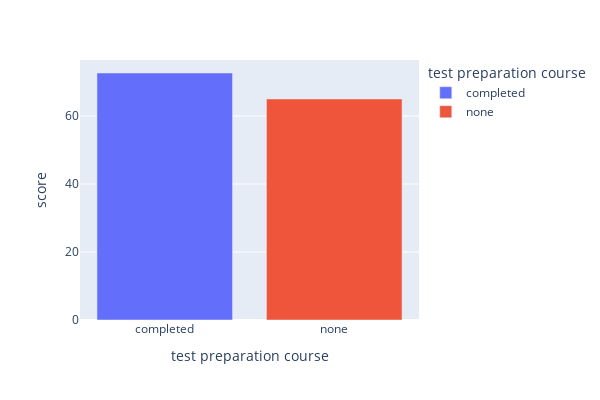

Notebook code for this chart:
### Code cell
#Gráfico na diferença de score baseado se houve uma preparação para a prova
fig3= px.bar(medianotasprep, x='test preparation course', y='score', color='test preparation course')
fig3.update_layout(width=600, height=400)
fig3.show()

### Figure 1 — Plotly figure (JSON) as saved in the notebook; plotly's stock layout.template omitted (floating-point values rounded to 4 significant figures)
{"data": [{"alignmentgroup": "True", "hovertemplate": "test preparation course=%{x}<br>score=%{y}<extra></extra>", "legendgroup": "completed", "marker": {"color": "#636efa", "pattern": {"shape": ""}}, "name": "completed", "offsetgroup": "completed", "orientation": "v", "showlegend": true, "textposition": "auto", "type": "bar", "x": ["completed"], "xaxis": "x", "y": [72.67], "yaxis": "y"}, {"alignmentgroup": "True", "hovertemplate": "test preparation course=%{x}<br>score=%{y}<extra></extra>", "legendgroup": "none", "marker": {"color": "#EF553B", "pattern": {"shape": ""}}, "name": "none", "offsetgroup": "none", "orientation": "v", "showlegend": true, "textposition": "auto", "type": "bar", "x": ["none"], "xaxis": "x", "y": [65.04], "yaxis": "y"}], "layout": {"barmode": "relative", "height": 400, "legend": {"title": {"text": "test preparation course"}, "tracegroupgap": 0}, "margin": {"t": 60}, "width": 600, "xaxis": {"anchor": "y", "categoryarray": ["completed", "none"], "categoryorder": "array", "domain": [0, 1], "title": {"text": "test preparation course"}}, "yaxis": {"anchor": "x", "domain": [0, 1], "title": {"text": "score"}}}}
